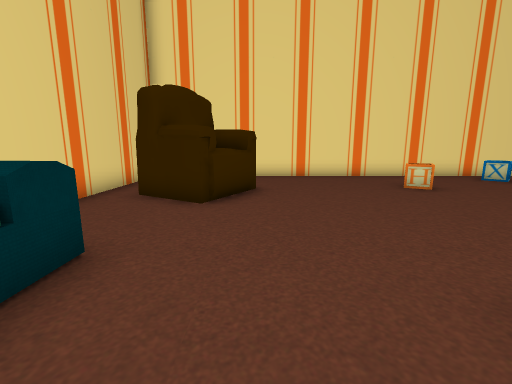
view 1 (above)

16 first-person views from a walk through a 3-D level made in the Unity game engine. The camera is 1.3 m above the floor, tilts 10° down and sees 90° across. The floor is counted in squares, 1 m on a side. Each view is taken from the middle of a square. On the plan, view 1 faces up. The plan holds only what a view shows up to about 13 squares ahead; the rest is blank. Some animated figures are left out.

view 2
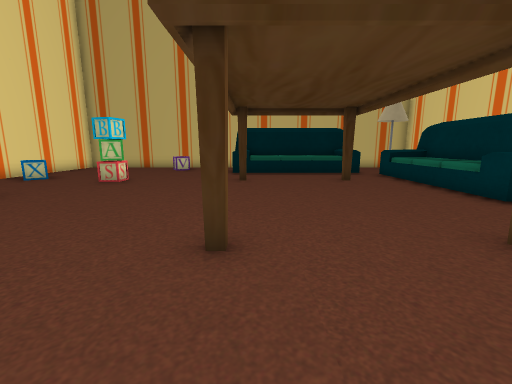

view 3
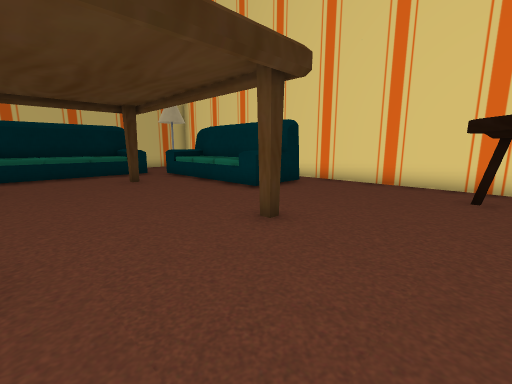

view 4
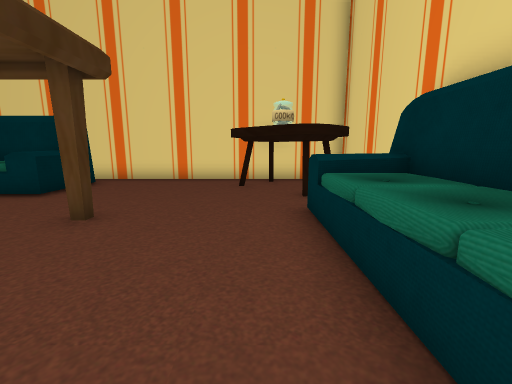

view 5
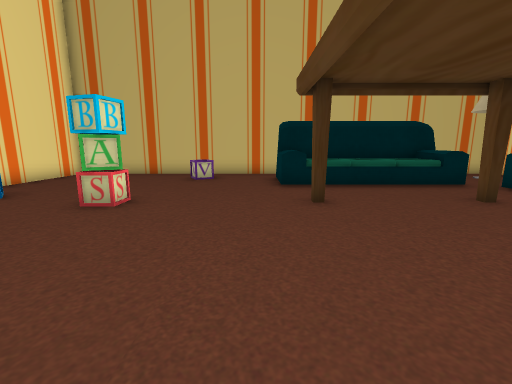

view 6
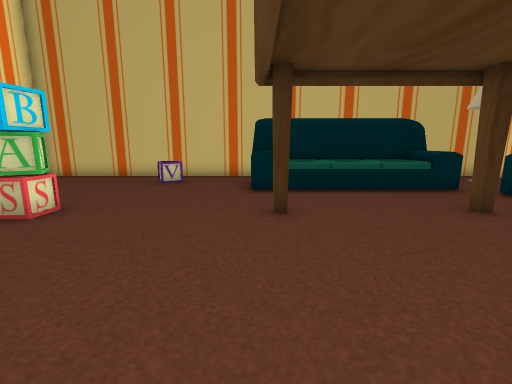

view 7
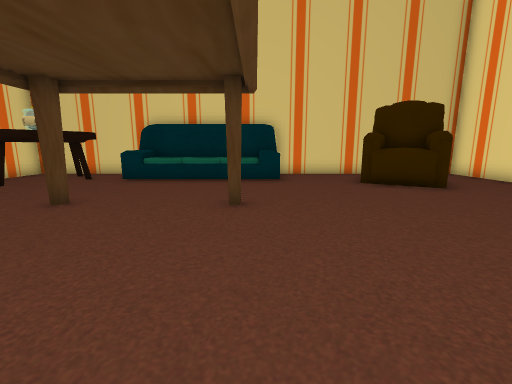

view 8
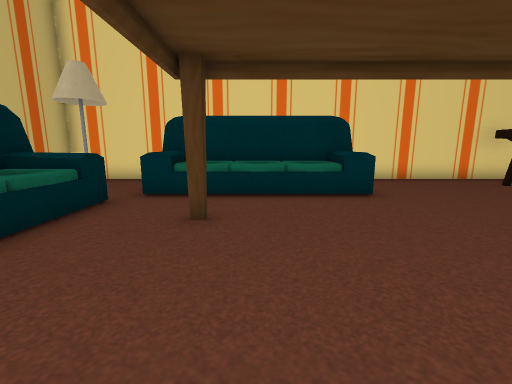

view 9
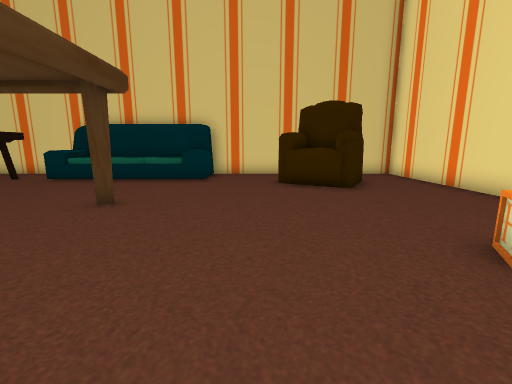

view 10
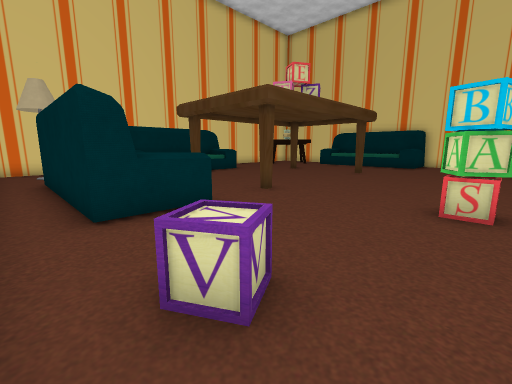

view 11
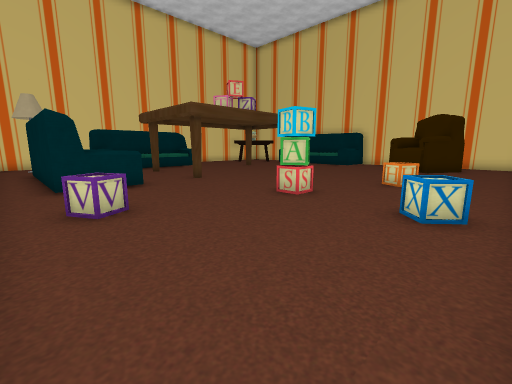

view 12
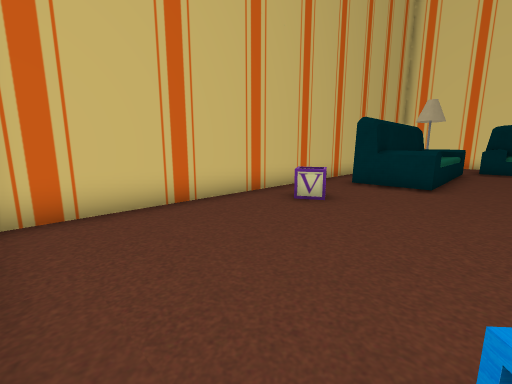

view 13
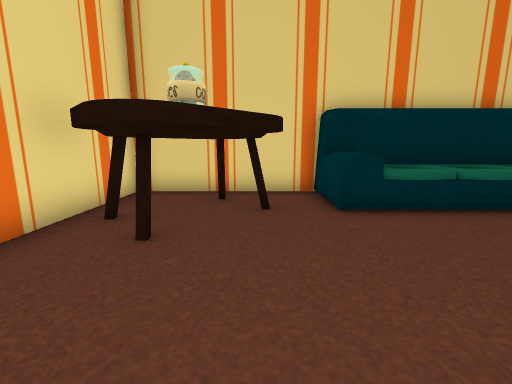

view 14
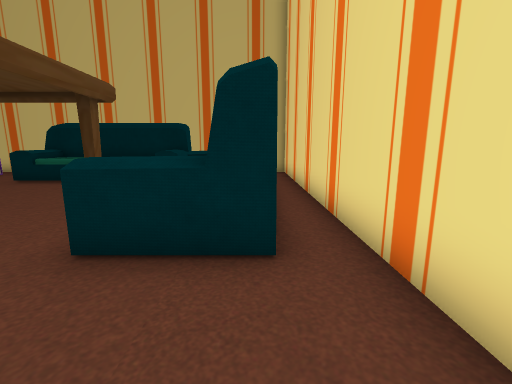

view 15
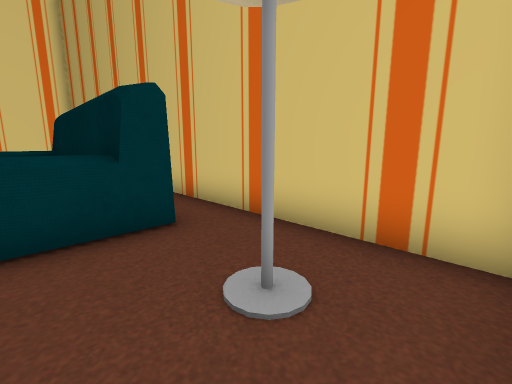

view 16
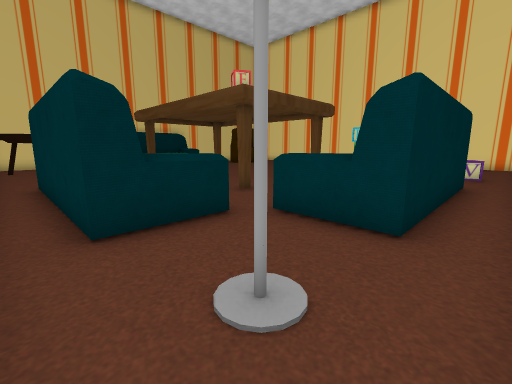

### Floor plan
Ten units are one square. View 1 is at (0, 0); x grows to the right and y downward. Boxes are objects, and circles mark ways between rooms. Rooms are numbered by the first view taken in them; rooms with no view inside come last. Other rooms are left out.
<svg viewBox="-50 -120 210 210">
<path fill="none" stroke="#000" d="M-45 31 -45 85 115 85M155 45 155 -115 -45 -115 -45 -29M115 85 155 85 155 45"/>
<rect x="-45" y="-35" width="30" height="70" fill="#bbb"><title>other object</title></rect>
<rect x="-35" y="45" width="40" height="40" fill="#bbb"><title>table</title></rect>
<rect x="-35" y="-95" width="40" height="40" fill="#bbb"><title>chair</title></rect>
<rect x="15" y="15" width="10" height="10" fill="#bbb"><title>other object</title></rect>
<rect x="15" y="-25" width="10" height="10" fill="#bbb"><title>other object</title></rect>
<rect x="45" y="45" width="70" height="30" fill="#bbb"><title>other object</title></rect>
<rect x="45" y="-95" width="20" height="20" fill="#bbb"><title>block</title></rect>
<rect x="85" y="15" width="10" height="10" fill="#bbb"><title>other object</title></rect>
<rect x="85" y="-25" width="10" height="10" fill="#bbb"><title>other object</title></rect>
<rect x="85" y="-65" width="10" height="10" fill="#bbb"><title>block</title></rect>
<rect x="85" y="-75" width="10" height="10" fill="#bbb"><title>block</title></rect>
<rect x="85" y="-105" width="20" height="10" fill="#bbb"><title>block</title></rect>
<rect x="115" y="-25" width="30" height="70" fill="#bbb"><title>other object</title></rect>
<rect x="125" y="-65" width="20" height="20" fill="#bbb"><title>block</title></rect>
<rect x="135" y="65" width="10" height="10" fill="#bbb"><title>lamp</title></rect>
<circle cx="125" cy="58" r="3" fill="#2a7"/>
<text x="50" y="-20">1</text>
<text x="140" y="70">2</text>
</svg>
Room 1 opens to room 2.

Where each view was taken, in squares from view 1:
view 1: 0 up, 0 right, facing up
view 2: 1 up, 1 left, facing right
view 3: 1 up, 1 left, facing down-right
view 4: 2 up, 1 left, facing down
view 5: 3 up, 3 right, facing right
view 6: 2 up, 4 right, facing right
view 7: 2 up, 8 right, facing left
view 8: 2 up, 8 right, facing down
view 9: 5 up, 8 right, facing left
view 10: 7 up, 15 right, facing down-left
view 11: 11 up, 15 right, facing down-left
view 12: 11 up, 10 right, facing down-right
view 13: 5 down, 3 right, facing left
view 14: 7 down, 2 right, facing right
view 15: 8 down, 12 right, facing up-right
view 16: 8 down, 15 right, facing up-left
